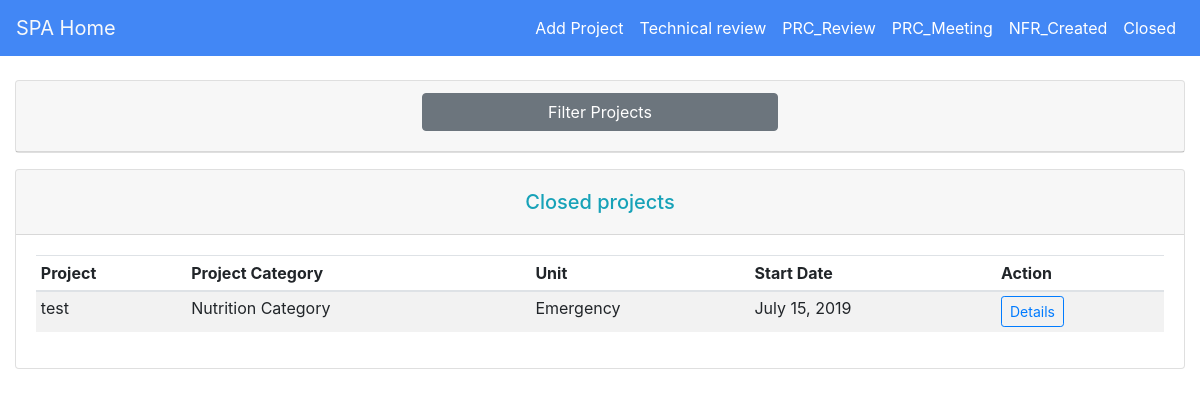
Page /closed/ (signed in) on the committed database.
### approval/models.py (models this page shows, shortened)
class Project(models.Model):
    status = (
        ("new", "New"),
        ("tech", "Technical Review"),
        ("prc_review", "PRC Review"),
        ("prc_meeting", "PRC Meeting"),
        ("nfr", "NFR Created"),
        ("closed", "Closed"),
    )
    project_title = models.CharField(max_length=50)
    description = models.CharField(max_length=500)
    project_category = models.ForeignKey(ProjectCategory, on_delete=models.CASCADE)
    country = models.CharField(max_length=50)
    sub_office = models.CharField(max_length=50)
    project_category = models.CharField(max_length=50)
    start_date = models.DateField(auto_now=False, auto_now_add=False)
    end_date = models.DateField(auto_now=False, auto_now_add=False)
    unit = models.ForeignKey(Unit, on_delete=models.CASCADE, null=True)
    status = models.CharField(max_length=50, choices=status, default="tech")

class Unit(models.Model):
    unit_name = models.CharField(max_length=50, default="Nutrition")
    def __str__(self):
        return self.unit_name

### approval/views.py (the view)
# urls.py: path('closed/', views.Closed, name='closed'),
def Closed(request, newContext={}):
    projects = Project.objects.filter(status="closed")
    project_filter = ProjectFilter(request.GET, queryset=projects)
    user = request.user
    context = {"projects":project_filter, "user":user}
    context.update(newContext)
    return render(request, "closed.html", context=context)

### approval/models.py (called while the page is built)
    def __str__(self):
        return self.project_category

### approval/templates/closed.html (shortened to what this page needs)
{% extends "base.html" %}
{% load static %}
{% load widget_tweaks %}
{% block content %}
{% if user.is_authenticated %}
<div class="card m-auto">
        <div class="card-header">
            <div class="row">
              <div class="col-md-4"></div>
              <div class="col-md-4">
                  <a class="card-link" style="color: black" data-toggle="collapse" href="#collapseOne">
                      <h4 style="margin-top: 0" class="btn btn-block btn-secondary">Filter Projects</h4>
                    </a>
              </div>
              <div class="col-md-4"></div>
            </div>
          </div>
    </div>
        <div class="card mt-3 mb-3">
            <div class="card-header">
                    <h5 class="mt-2 text-center mb-2 text-info">Closed projects</h5>
            </div>
            <div class="card-body">
                    <table class="table table-striped table-sm">
                        <thead>
                            <tr>
                                <th>Project</th>
                                <th>Project Category</th>
                                <th>Unit</th>
                                <th>Start Date</th>
                                <th>Action</th>
                            </tr>
                        </thead>
                        <tbody>
                    {% for project in projects.qs %}
                            <tr>
                                <td>{{ project.project_title }}</td>
                                <td>{{ project.project_category }}</td>
                                <td>{{ project.unit }}</td>
                                <td>{{ project.start_date }}</td>
                                <td>
                                    <a href="{% url "project_details" project.id %}">
                                        <button class="btn btn-outline-primary btn-sm">Details</button>
                                    </a>
                                </td>
                            </tr>
                    {% endfor %}
                        </tbody>
                    </table>
            </div>
        </div>
{% endif %}
{% endblock %}

### approval/static/approval/styles/main.css (style rules this page uses)
body { padding: 0; margin: 0; }
a { text-decoration: none; }

### rows in the picture
Project: project_title "test", project_category "Nutrition Category", unit "Emergency", start_date "July 15, 2019"
